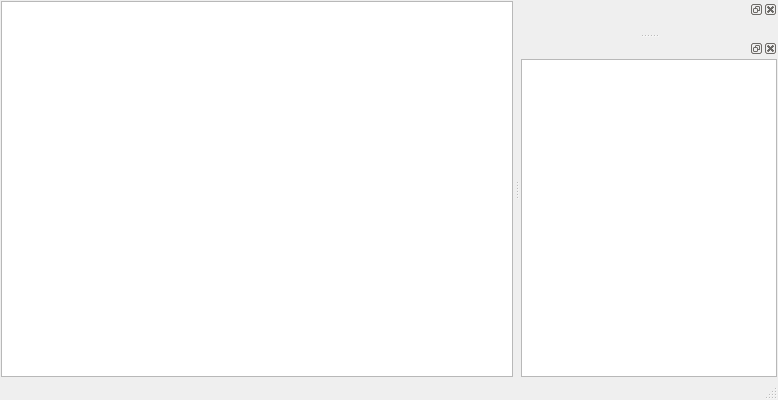
<?xml version="1.0" encoding="UTF-8"?>
<ui version="4.0">
 <class>KingdomFightWindow</class>
 <widget class="QMainWindow" name="KingdomFightWindow">
  <property name="geometry">
   <rect>
    <x>0</x>
    <y>0</y>
    <width>778</width>
    <height>400</height>
   </rect>
  </property>
  <property name="windowTitle">
   <string>MainWindow</string>
  </property>
  <widget class="QWidget" name="centralwidget">
   <layout class="QHBoxLayout" name="horizontalLayout">
    <property name="leftMargin">
     <number>1</number>
    </property>
    <property name="topMargin">
     <number>1</number>
    </property>
    <property name="rightMargin">
     <number>1</number>
    </property>
    <property name="bottomMargin">
     <number>1</number>
    </property>
    <item>
     <widget class="QGraphicsView" name="graphicsView"/>
    </item>
   </layout>
  </widget>
  <widget class="QMenuBar" name="menubar">
   <property name="geometry">
    <rect>
     <x>0</x>
     <y>0</y>
     <width>778</width>
     <height>21</height>
    </rect>
   </property>
  </widget>
  <widget class="QStatusBar" name="statusbar"/>
  <widget class="QDockWidget" name="dockWidget_3">
   <attribute name="dockWidgetArea">
    <number>2</number>
   </attribute>
   <widget class="QWidget" name="dockWidgetContents_3">
    <layout class="QVBoxLayout" name="verticalLayout">
     <property name="leftMargin">
      <number>1</number>
     </property>
     <property name="topMargin">
      <number>1</number>
     </property>
     <property name="rightMargin">
      <number>1</number>
     </property>
     <property name="bottomMargin">
      <number>1</number>
     </property>
     <item>
      <widget class="QWidget" name="widget" native="true"/>
     </item>
    </layout>
   </widget>
  </widget>
  <widget class="QDockWidget" name="dockWidget_5">
   <attribute name="dockWidgetArea">
    <number>2</number>
   </attribute>
   <widget class="QWidget" name="dockWidgetContents_5">
    <layout class="QVBoxLayout" name="verticalLayout_2">
     <property name="leftMargin">
      <number>1</number>
     </property>
     <property name="topMargin">
      <number>1</number>
     </property>
     <property name="rightMargin">
      <number>1</number>
     </property>
     <property name="bottomMargin">
      <number>1</number>
     </property>
     <item>
      <widget class="QTextBrowser" name="textBrowser"/>
     </item>
    </layout>
   </widget>
  </widget>
 </widget>
 <resources/>
 <connections/>
</ui>
